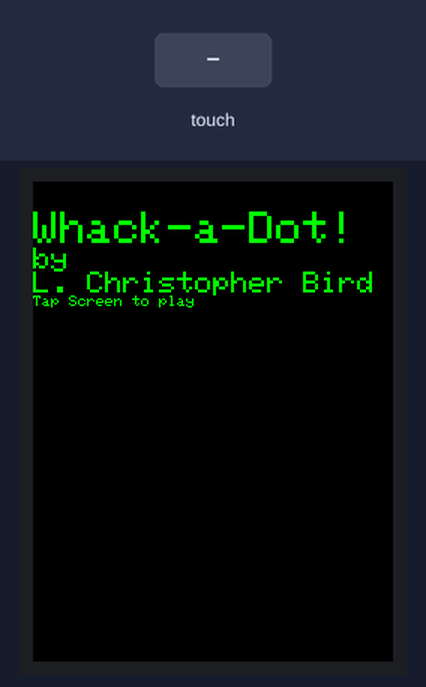
Bench run of a sketch on a simulated Arduino Uno, built with avr-gcc and run on an emulated ATmega328P. On the bench: 240×320 colour display. The test bench sets the inputs (shaded band). Random numbers use the default seed unless the sketch sets one; what the sketch prints to the serial monitor is not drawn.

Above: at 1.4 s.
1.5 s: touch panel pressed at 13 % / 10 % of its raw x / y range
At 2.1 s:
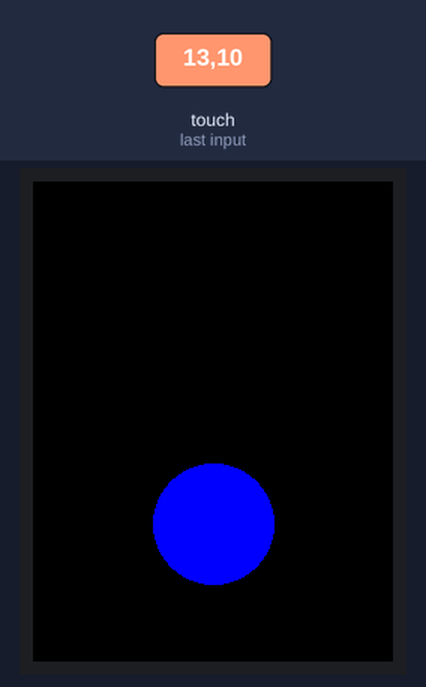
3.0 s: touch panel pressed at 38 % / 70 % of its raw x / y range
At 4.4 s:
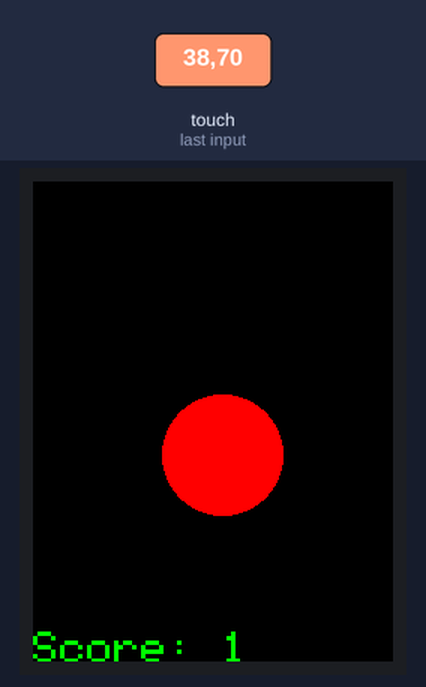
Timing chart, 0 to 6.0 s (numbered marks = the images above; inputs shaded):
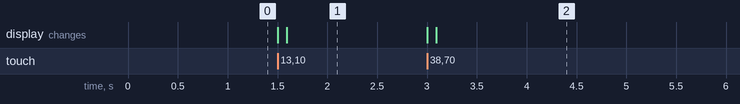

Measured:
- after the input at 1.5 s, the display: first changes at once (image 1 shows a later state)
- after the input at 3.0 s, the display: first changes at once (image 2 shows a later state)

The sketch:

Whack_a_dot.ino
```cpp
// (licence header left out)
#include "TFTLCD.h"
#include <TouchScreen.h>

#define LCD_CS A3
#define LCD_CD A2
#define LCD_WR A1
#define LCD_RD A0
// you can also just connect RESET to the arduino RESET pin
#define LCD_RESET A4
//Duemilanove/Diecimila/UNO/etc ('168 and '328 chips) microcontoller:
// Color definitions
#define  BLACK           0x0000
#define BLUE            0x001F
#define RED             0xF800
#define GREEN           0x07E0
#define CYAN            0x07FF
#define MAGENTA         0xF81F
#define YELLOW          0xFFE0
#define WHITE           0xFFFF

#define YP A3  // must be an analog pin, use "An" notation!
#define XM A2  // must be an analog pin, use "An" notation!
#define YM 9   // can be a digital pin
#define XP 8   // can be a digital pin

// calibration mins and max for raw data when touching edges of screen
// YOU CAN USE THIS SKETCH TO DETERMINE THE RAW X AND Y OF THE EDGES TO GET YOUR HIGHS AND LOWS FOR X AND Y
#define TS_MINX 210
#define TS_MINY 210
#define TS_MAXX 915
#define TS_MAXY 910


#define MINPRESSURE 1
#define MAXPRESSURE 1000


TFTLCD tft(LCD_CS, LCD_CD, LCD_WR, LCD_RD, LCD_RESET);
// For better pressure precision, we need to know the resistance
// between X+ and X- Use any multimeter to read it
// For the one we're using, its 300 ohms across the X plate
// Pins A2-A6
TouchScreen ts = TouchScreen(XP, YP, XM, YM, 364);


//Container variables for touch coordinates
int X, Y, Z;

int dotX;
int dotY;

int first_touch;

int score = 0;

void setup() {
  // put your setup code here, to run once:

  Serial.begin(9600);
  Serial.println("Whack-a-Dot Begin!");

  first_touch = true;
  tft.reset();
  tft.initDisplay();
  tft.setRotation(0);
  titlescreen();


}

void loop() {
  // put your main code here, to run repeatedly:


  retrieveTouch();


  if (Z > MINPRESSURE && Z < MAXPRESSURE) {

      Serial.println("touchX: " + (String)X + " touchY: " + (String) Y);

      if(first_touch){
        first_touch = false;
        randomSeed(X^Y^Z); //where the touchscreen is touched is our entropy source
        drawDot();
      }

      if(X >= dotX && Y <= dotY && X <= dotX+50 && dotY <= Y+50){

        drawDot();
        score++;
        tft.setCursor(0, 300);
        tft.setTextColor(GREEN);
        tft.setTextSize(3);
        tft.println("Score: " + (String) score);


       }
  }
}

void titlescreen(){
  tft.fillScreen(BLACK);
  tft.setCursor(0, 20);
  tft.setTextColor(GREEN);
  tft.setTextSize(3);
  tft.println("Whack-a-Dot!");
  tft.setTextSize(2);
  tft.println("by");
  tft.println("L. Christopher Bird");
  tft.setTextSize(1);
  tft.println("Tap Screen to play");
}

/* retrieveTouch() By William Tavares
 *  slight modification by L. Christopher Bird
 */
void retrieveTouch()
{
  digitalWrite(13, HIGH);
  TSPoint p = ts.getPoint();
  digitalWrite(13, LOW);

  //If sharing pins, you'll need to fix the directions of the touchscreen pins
  pinMode(XM, OUTPUT);
  pinMode(YP, OUTPUT);


  //Scale from 0->1023 to tft.width
    X = map(p.x, TS_MAXX, TS_MINX, 0, tft.width());
    //Y = map(p.y, TS_MAXY, TS_MINY, 0, tft.height());

  // on my tft the numbers are reversed so this is used instead of the above
  //X = tft.width() - map(p.x, TS_MAXX, TS_MINX, 0, tft.width());
  Y = tft.height() - map(p.y, TS_MAXY, TS_MINY, 0, tft.height());
  Z = p.z;
}

void drawDot(){
    tft.fillScreen(BLACK);

    dotX = random(100,200);
    dotY = random(100,250);

    Serial.println("dotx: " + (String)dotX + " dotY: " + (String)dotY);

    int color;
    int x = random(1,7);

    switch(x){
      case 1:
        color = BLUE;
        break;
      case 2:
        color = RED;
        break;
      case 3:
        color = GREEN;
        break;
      case 4:
        color = CYAN;
        break;
      case 5:
        color = MAGENTA;
        break;
      case 6:
        color = YELLOW;
        break;
      case 7:
        color = WHITE;
        break;

    }


    tft.fillCircle(dotX, dotY, 40, color);

}
```
